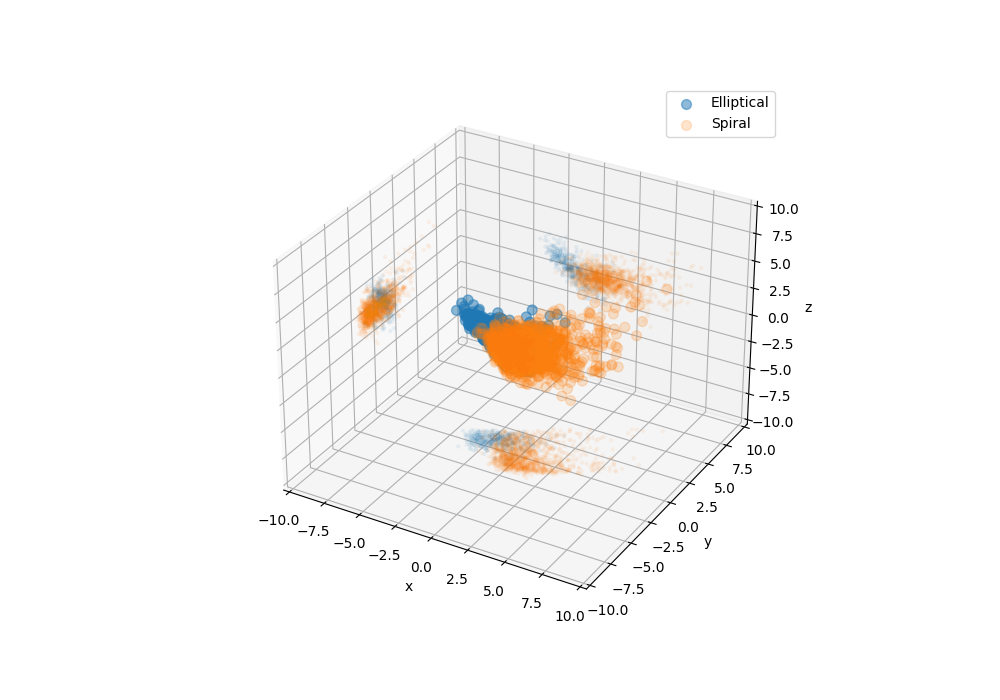

Python code for this plot:
from sklearn.decomposition import PCA
import matplotlib.pyplot as plt
import pandas as pd

data = pd.read_csv('galaxies.csv')
columns = ['redshift', 'stellar_mass', 'deVRad_r', 'deVAB_r', 'expRad_r', 'expAB_r']

X = data[columns].to_numpy()
mu = X.mean(axis=0)
sigma = X.std(axis=0)

X = (X-mu)/sigma

pca = PCA(n_components=3)
pca.fit(X)
T = pca.transform(X)

mu = T.mean(axis=0)
sigma = T.std(axis=0)

T = (T-mu)/sigma

spirals = T[data['class_label'] == 'spiral']
ellipticals = T[data['class_label'] == 'elliptical']

# Visualise your data
fig = plt.figure(figsize = (10, 7))
ax = fig.add_subplot(111, projection = '3d')
ax.scatter(ellipticals[:, 0], ellipticals[:, 1], ellipticals[:, 2], s = 50, marker = 'o', alpha = 0.5, label = 'Elliptical', color = 'tab:blue', edgecolor = 'tab:blue')
ax.scatter(spirals[:, 0], spirals[:, 1], spirals[:, 2], s = 50, marker = 'o', label = 'Spiral', alpha = 0.2, color = 'tab:orange', edgecolor = 'tab:orange')

# Project onto the z plane
ax.scatter(ellipticals[:,0], ellipticals[:, 1], marker = '.', zdir = 'z', zs = -10, alpha = 0.05, color = 'tab:blue')
ax.scatter(spirals[:,0], spirals[:, 1], marker = '.', zdir = 'z', zs = -10, alpha = 0.05, color = 'tab:orange')

# Project onto the x plane
ax.scatter(ellipticals[:,1], ellipticals[:, 2], marker = '.', zdir = 'x', zs = -10, alpha = 0.05, color = 'tab:blue')
ax.scatter(spirals[:,1], spirals[:, 2], marker = '.', zdir = 'x', zs = -10, alpha = 0.05, color = 'tab:orange')

# Project onto the y plane
ax.scatter(ellipticals[:,0], ellipticals[:, 2], marker = '.', zdir = 'y', zs = 10, alpha = 0.05, color = 'tab:blue')
ax.scatter(spirals[:,0], spirals[:, 2], marker = '.', zdir = 'y', zs = 10, alpha = 0.05, color = 'tab:orange')

plt.legend()
ax.set_xlabel('x'); ax.set_ylabel('y'); ax.set_zlabel('z')
ax.set_xlim([-10, 10]); ax.set_ylim([-10, 10]); ax.set_zlim([-10, 10])
plt.savefig('pca.png')
